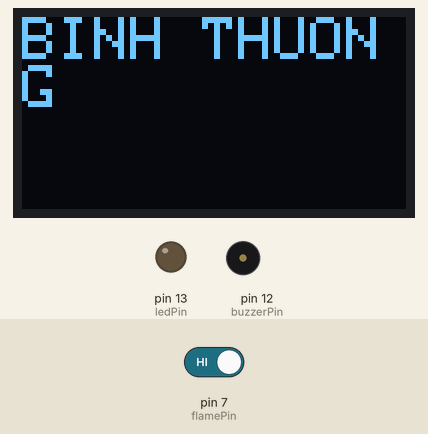
Recording of a sketch running on a simulated Arduino Uno, built with avr-gcc and run on an emulated ATmega328P. On the bench: 128×64 one-colour display, output pins drawn as LEDs (lit = HIGH), buzzer (waves = sounding). The test bench sets the inputs (shaded band); at power-on: pin 7 (flamePin) HIGH.

Above: at 1.2 s.
1.3 s: pin 7 (flamePin) driven LOW
At 2.5 s:
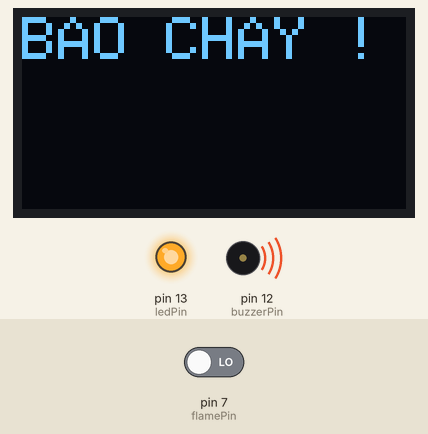
2.8 s: pin 7 (flamePin) driven HIGH
At 3.6 s:
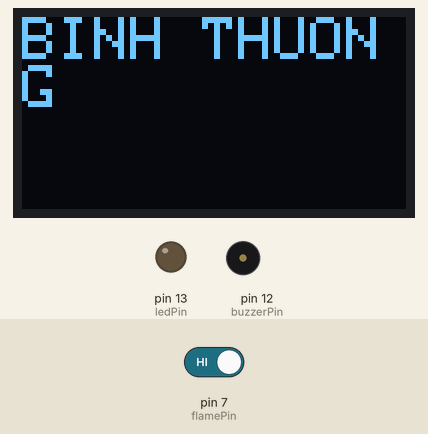
Timing chart, 0 to 5.8 s (numbered marks = the images above; inputs shaded):
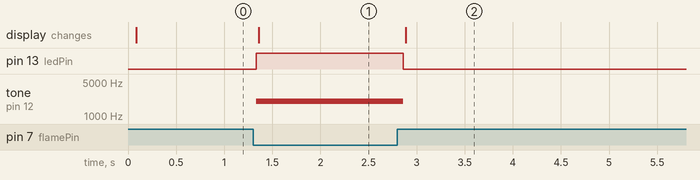

The sketch:

cam_bien_lua-oled-led.ino
```cpp
#include <Wire.h>
#include <Adafruit_GFX.h>
#include <Adafruit_SSD1306.h>

#define SCREEN_WIDTH 128
#define SCREEN_HEIGHT 64

Adafruit_SSD1306 display(SCREEN_WIDTH, SCREEN_HEIGHT, &Wire, -1);

int flamePin  = 7;    // DO cảm biến lửa
int ledPin    = 13;   // LED
int buzzerPin = 12;   // Còi

void setup() {
  pinMode(flamePin, INPUT);
  pinMode(ledPin, OUTPUT);
  pinMode(buzzerPin, OUTPUT);

  display.begin(SSD1306_SWITCHCAPVCC, 0x3C);
  display.clearDisplay();
  display.setTextSize(2);
  display.setTextColor(SSD1306_WHITE);
  display.setCursor(0, 0);
  display.print("KHOI DONG...");
  display.display();
}

void loop() {
  int flameValue = digitalRead(flamePin);

  display.clearDisplay();
  display.setCursor(0, 0);

  if (flameValue == LOW) {          // CÓ LỬA
    digitalWrite(ledPin, HIGH);
    tone(buzzerPin, 2000);          // còi kêu
    display.print("BAO CHAY !");
  } else {                          // KHÔNG CÓ LỬA
    digitalWrite(ledPin, LOW);
    noTone(buzzerPin);              // tắt còi
    display.print("BINH THUONG");
  }

  display.display();
  delay(100);
}
```

Measured:
- after the input at 1.3 s, pin 13 (ledPin): LOW → HIGH at once; tone on pin 12 (buzzerPin): silent → 2000 Hz at once; the display: changes after 0.06 s (image 1)
- after the input at 2.8 s, pin 13 (ledPin): HIGH → LOW after 0.06 s; tone on pin 12 (buzzerPin): 2000 Hz → silent after 0.06 s; the display: changes after 0.09 s (image 2)
